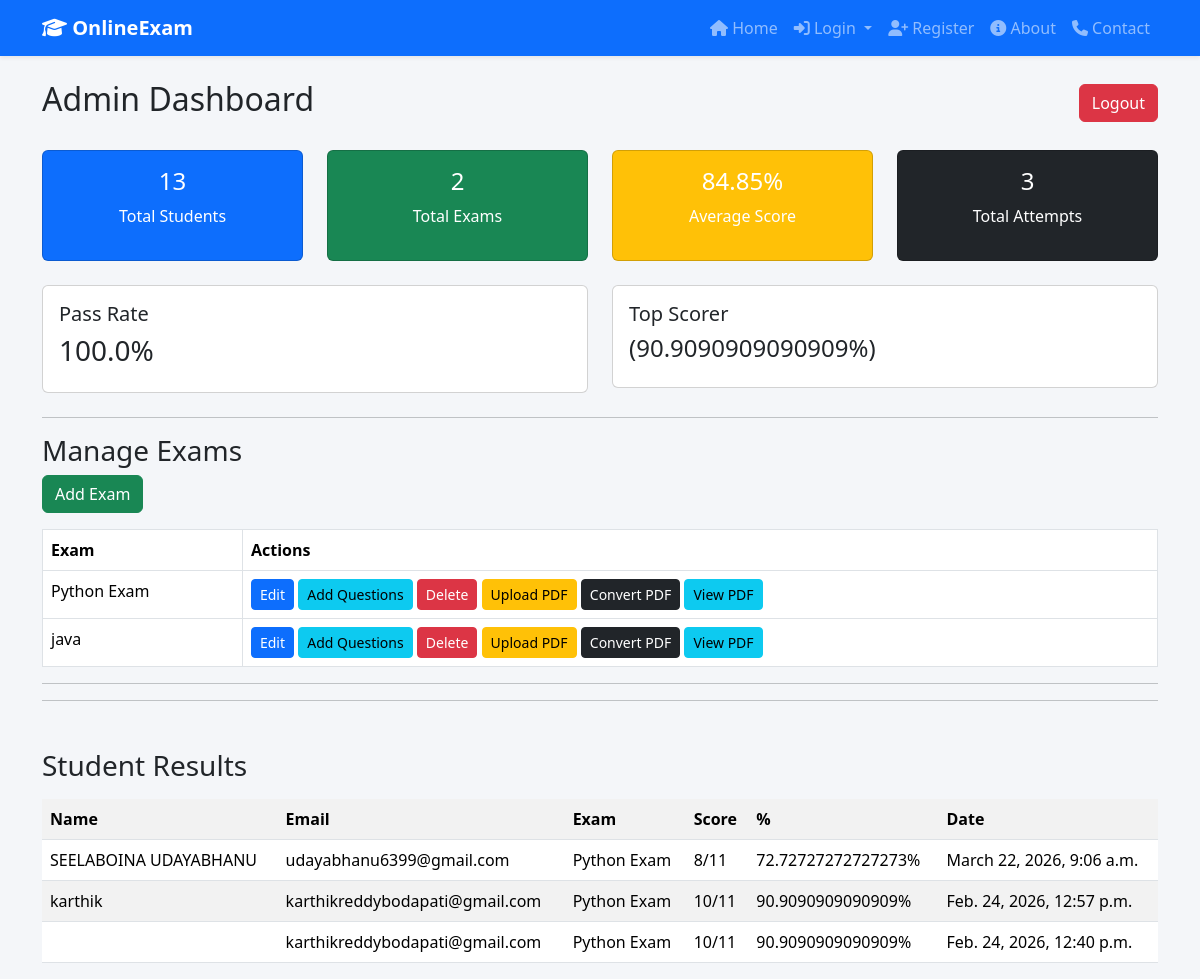
Page /admin_panel/ on the committed database.
### myapp/models.py (models this page shows, shortened)
class Exam(models.Model):
    title = models.CharField(max_length=200)
    description = models.TextField()
    pdf_file = models.FileField(upload_to='exam_pdfs/', null=True, blank=True)

class Result(models.Model):
    username = models.CharField(max_length=100)
    email = models.EmailField()
    exam = models.ForeignKey(Exam, on_delete=models.CASCADE)
    score = models.IntegerField()
    total = models.IntegerField()
    percentage = models.FloatField()
    certificate_id = models.CharField(max_length=50, unique=True, null=True)
    submitted_at = models.DateTimeField(auto_now_add=True)

### myapp/views.py (the view)
# urls.py: path('admin_panel/', views.admin_panel_view, name='admin_panel'),
def admin_panel_view(request):
    total_students = User.objects.count()
    total_exams = Exam.objects.count()
    total_attempts = Result.objects.count()
    avg_score = Result.objects.aggregate(avg=Avg("percentage"))["avg"]
    if avg_score is None:
        avg_score = 0
    passed = Result.objects.filter(percentage__gte=40).count()
    pass_rate = 0
    if total_attempts > 0:
        pass_rate = round((passed / total_attempts) * 100, 2)
    top_result = Result.objects.order_by("-percentage").first()
    top_scorer = None
    if top_result:
        top_scorer = f"{top_result.username} ({top_result.percentage}%)"
    results = Result.objects.select_related("exam").order_by("-submitted_at")
    exams = Exam.objects.all()
    context = {
        "total_students": total_students,
        "total_exams": total_exams,
        "total_attempts": total_attempts,
        "avg_score": round(avg_score, 2),
        "pass_rate": pass_rate,
        "top_scorer": top_scorer,
        "exams": exams,
        "results": results,
    }
    results = Result.objects.select_related("exam").order_by("-submitted_at")
    return render(request, "myapp/admin_panel.html", context)

### templates/myapp/admin_panel.html (shortened to what this page needs)
<!DOCTYPE html>
{% extends 'myapp/base.html' %}
{% block content_block %}
<div class="d-flex justify-content-between align-items-center mb-4">
    <h2>Admin Dashboard</h2>
    <a href="{% url 'admin_logout' %}" class="btn btn-danger">Logout</a>
</div>
<div class="row text-center mb-4">
<div class="col-md-3">
<div class="card bg-primary text-white">
<div class="card-body">
<h4>{{ total_students }}</h4>
<p>Total Students</p>
</div>
</div>
</div>
<div class="col-md-3">
<div class="card bg-success text-white">
<div class="card-body">
<h4>{{ total_exams }}</h4>
<p>Total Exams</p>
</div>
</div>
</div>
<div class="col-md-3">
<div class="card bg-warning text-white">
<div class="card-body">
<h4>{{ avg_score }}%</h4>
<p>Average Score</p>
</div>
</div>
</div>
<div class="col-md-3">
<div class="card bg-dark text-white">
<div class="card-body">
<h4>{{ total_attempts }}</h4>
<p>Total Attempts</p>
</div>
</div>
</div>
</div>
<div class="row mb-4">
<div class="col-md-6">
<div class="card">
<div class="card-body">
<h5>Pass Rate</h5>
<h3>{{ pass_rate }}%</h3>
</div>
</div>
</div>
<div class="col-md-6">
<div class="card">
<div class="card-body">
<h5>Top Scorer</h5>
<h4>
{% if top_scorer %}
{{ top_scorer }}
{% else %}
No attempts yet
{% endif %}
</h4>
</div>
</div>
</div>
</div>
<hr>
<h3>Manage Exams</h3>
<a href="{% url 'add_exam' %}" class="btn btn-success mb-3">Add Exam</a>
<table class="table table-bordered">
<tr>
<th>Exam</th>
<th>Actions</th>
</tr>
{% for exam in exams %}
<tr>
<td>{{ exam.title }}</td>
<td>
    <a href="{% url 'update_exam' exam.id %}" class="btn btn-primary btn-sm">Edit</a>
    <a href="{% url 'add_question' exam.id %}" class="btn btn-info btn-sm">Add Questions</a>
    <a href="{% url 'delete_exam' exam.id %}" class="btn btn-danger btn-sm">Delete</a>
<a href="{% url 'upload_pdf' exam.id %}" class="btn btn-warning btn-sm">Upload PDF</a>
<a href="{% url 'convert_pdf' exam.id %}" class="btn btn-dark btn-sm">
Convert PDF
</a>
{% if exam.pdf_file %}
<a href="{{ exam.pdf_file.url }}" target="_blank" class="btn btn-info btn-sm">
View PDF
</a>
{% else %}
<span class="text-muted">No PDF</span>
{% endif %}
</td>
</tr>
{% endfor %}
</table>
<hr>
<hr>
<h3 class="mt-5">Student Results</h3>
<table class="table table-striped mt-3">
<tr>
<th>Name</th>
<th>Email</th>
<th>Exam</th>
<th>Score</th>
<th>%</th>
<th>Date</th>
</tr>
{% for r in results %}
<tr>
<td>{{ r.username }}</td>
<td>{{ r.email }}</td>
<td>{{ r.exam.title }}</td>
<td>{{ r.score }}/{{ r.total }}</td>
<td>{{ r.percentage }}%</td>
<td>{{ r.submitted_at }}</td>
</tr>
{% endfor %}
</table>
</div>
{% endblock %}

### templates/myapp/base.html (shortened to what this page needs)
<!DOCTYPE html>
<html lang="en">
<head>
    <link href="https://cdn.jsdelivr.net/npm/bootstrap@5.3.2/dist/css/bootstrap.min.css" rel="stylesheet">
    <link rel="stylesheet"
        href="https://cdnjs.cloudflare.com/ajax/libs/font-awesome/6.4.2/css/all.min.css">
</head>
<body>
<nav class="navbar navbar-expand-lg navbar-dark bg-primary shadow-sm">
    <div class="container">
        <a class="navbar-brand" href="/">
            <i class="fas fa-graduation-cap"></i> OnlineExam
        </a>
        <div class="collapse navbar-collapse" id="navbarNav">
            <ul class="navbar-nav ms-auto">
                <li class="nav-item">
                    <a class="nav-link" href="/home/">
                        <i class="fas fa-home"></i> Home
                    </a>
                </li>
                <li class="nav-item dropdown">
                    <a class="nav-link dropdown-toggle"
                    href="#"
                    role="button"
                    data-bs-toggle="dropdown">
                        <i class="fas fa-sign-in-alt"></i> Login
                    </a>
                </li>
                <li class="nav-item">
                    <a class="nav-link" href="/register/">
                        <i class="fas fa-user-plus"></i> Register
                    </a>
                </li>
                <li class="nav-item">
                    <a class="nav-link" href="/about/">
                        <i class="fas fa-info-circle"></i> About
                    </a>
                </li>
                <li class="nav-item">
                    <a class="nav-link" href="/contact/">
                        <i class="fas fa-phone"></i> Contact
                    </a>
                </li>
            </ul>
        </div>
    </div>
</nav>
<div class="container mt-4">
    {% block content_block %}
    {% endblock %}
</body>
</html>

### templates/myapp/base.html (style rules this page uses)
body { background-color: #f4f6f9; }
.navbar-brand { font-weight: 600; font-size: 20px; }
.nav-link { font-weight: 500; }

### rows in the picture
Exam: title "Python Exam"
Exam: title "java"
Result: username "SEELABOINA UDAYABHANU", email "udayabhanu6399@gmail.com", exam "Python Exam", score "8", total "11", percentage "72.72727272727273", submitted_at "March 22, 2026, 9:06 a.m."
Result: username "karthik", email "karthikreddybodapati@gmail.com", exam "Python Exam", score "10", total "11", percentage "90.9090909090909", submitted_at "Feb. 24, 2026, 12:57 p.m."
Result: email "karthikreddybodapati@gmail.com", exam "Python Exam", score "10", total "11", percentage "90.9090909090909", submitted_at "Feb. 24, 2026, 12:40 p.m."

### other values in the picture
{{ total_students }} "13"
{{ total_exams }} "2"
{{ avg_score }} "84.85"
{{ total_attempts }} "3"
{{ pass_rate }} "100.0"
{{ top_scorer }} "(90.9090909090909%)"
